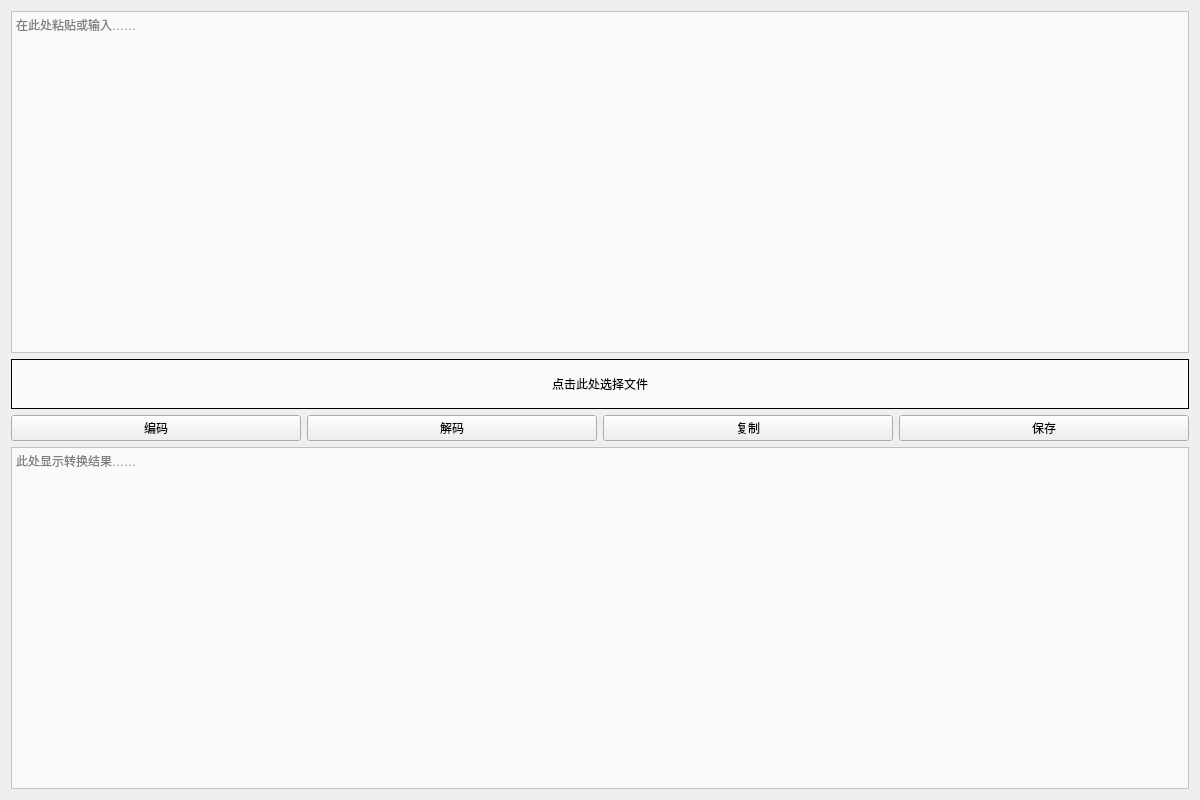
<?xml version="1.0" encoding="UTF-8"?>
<ui version="4.0">
 <class>Base64ToolClass</class>
 <widget class="QWidget" name="Base64ToolClass">
  <property name="geometry">
   <rect>
    <x>0</x>
    <y>0</y>
    <width>1200</width>
    <height>800</height>
   </rect>
  </property>
  <property name="minimumSize">
   <size>
    <width>1200</width>
    <height>800</height>
   </size>
  </property>
  <property name="windowTitle">
   <string>Base64Tool</string>
  </property>
  <property name="windowIcon">
   <iconset resource="../devtools.qrc">
    <normaloff>:/images/DevTools.svg</normaloff>:/images/DevTools.svg</iconset>
  </property>
  <layout class="QGridLayout" name="gridLayout_2">
   <item row="0" column="0">
    <layout class="QGridLayout" name="gridLayout">
     <item row="2" column="0">
      <widget class="QPushButton" name="btn_encode">
       <property name="text">
        <string>编码</string>
       </property>
      </widget>
     </item>
     <item row="2" column="3">
      <widget class="QPushButton" name="btn_save">
       <property name="text">
        <string>保存</string>
       </property>
      </widget>
     </item>
     <item row="0" column="0" colspan="4">
      <widget class="QPlainTextEdit" name="edit_up">
       <property name="styleSheet">
        <string notr="true">background-color: rgb(250, 250, 250);</string>
       </property>
       <property name="placeholderText">
        <string>在此处粘贴或输入……</string>
       </property>
      </widget>
     </item>
     <item row="4" column="0" colspan="4">
      <widget class="QPlainTextEdit" name="edit_down">
       <property name="styleSheet">
        <string notr="true">background-color: rgb(250, 250, 250);</string>
       </property>
       <property name="readOnly">
        <bool>true</bool>
       </property>
       <property name="placeholderText">
        <string>此处显示转换结果……</string>
       </property>
      </widget>
     </item>
     <item row="2" column="1">
      <widget class="QPushButton" name="btn_decode">
       <property name="text">
        <string>解码</string>
       </property>
      </widget>
     </item>
     <item row="1" column="0" colspan="4">
      <widget class="QPushButton" name="btn_file_select">
       <property name="minimumSize">
        <size>
         <width>0</width>
         <height>50</height>
        </size>
       </property>
       <property name="maximumSize">
        <size>
         <width>16777215</width>
         <height>50</height>
        </size>
       </property>
       <property name="styleSheet">
        <string notr="true">QPushButton{
color: rgb(0, 0, 0);
background-color: rgb(250, 250, 250);
border:1px solid black;
}
QPushButton:pressed{
background-color: rgb(245, 245, 245);
}</string>
       </property>
       <property name="text">
        <string>点击此处选择文件</string>
       </property>
       <property name="icon">
        <iconset>
         <normaloff>../../../../../../../Icons/PNG/替换.png</normaloff>../../../../../../../Icons/PNG/替换.png</iconset>
       </property>
       <property name="flat">
        <bool>true</bool>
       </property>
      </widget>
     </item>
     <item row="2" column="2">
      <widget class="QPushButton" name="btn_copy">
       <property name="text">
        <string>复制</string>
       </property>
      </widget>
     </item>
    </layout>
   </item>
  </layout>
 </widget>
 <layoutdefault spacing="6" margin="11"/>
 <resources>
  <include location="../devtools.qrc"/>
 </resources>
 <connections/>
</ui>
